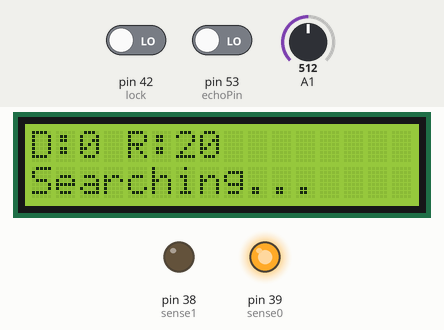
Bench run of a sketch on a simulated Arduino Mega 2560, built with avr-gcc and run on an emulated ATmega2560. Parts: 16×2 character LCD, output pins drawn as LEDs (lit = HIGH). The inputs (shaded band) are chosen by the test bench; at power-on: pin 42 (lock) LOW, A1 = 512, pin 53 (echoPin) LOW.

Above: at 1.6 s.
1.7 s: pin 42 (lock) driven HIGH
At 3.2 s:
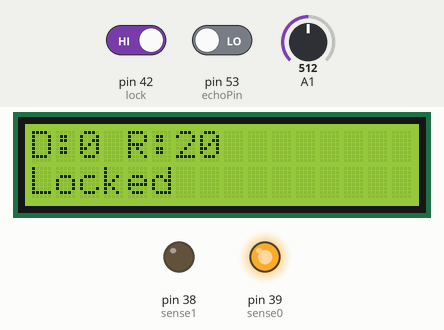
3.5 s: A1 set to 1015
5.2 s: A1 set to 1023
At 7.2 s:
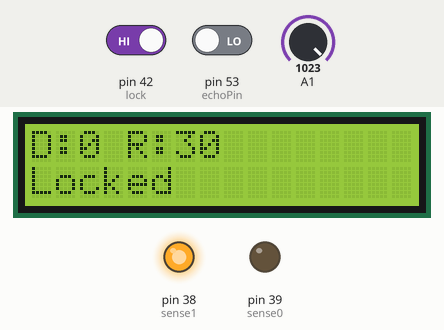
7.5 s: pin 42 (lock) driven LOW
At 9.0 s:
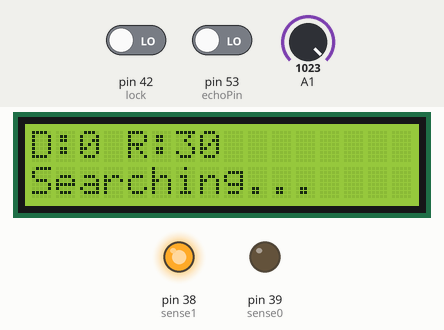
9.6 s: A1 set to 511
At 11.0 s:
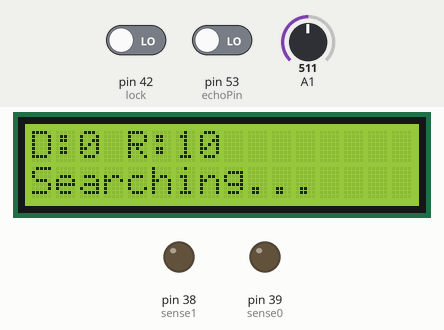
11.6 s: pin 42 (lock) driven HIGH
At 12.9 s:
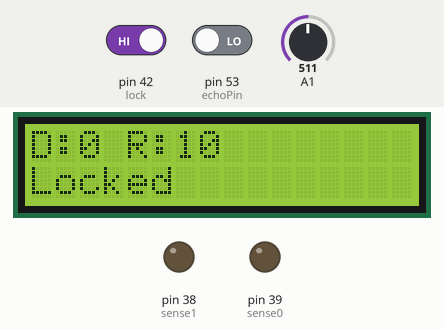
Timing chart, 0 to 14.6 s (numbered marks = the images above; inputs shaded):
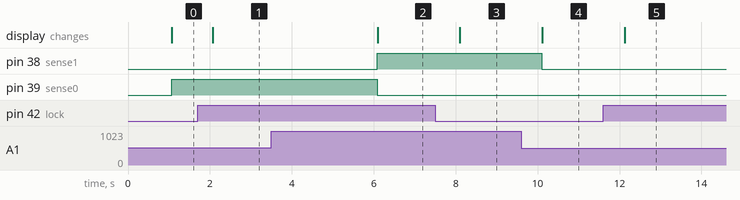

The sketch:

term_ardu.ino
```cpp
#include <LiquidCrystal.h>

// defines pins numbers
const int sense1 = 38;
const int sense0 = 39;
const int echoPin = 53;
const int lock = 42;

// defines variables
long duration;
int distance;
int range;
int sense;

LiquidCrystal lcd(8,9,4,5,6,7);
void setup() {
  pinMode(echoPin, INPUT);
  pinMode(sense1,OUTPUT);
  pinMode(sense0,OUTPUT);
  pinMode(A1,INPUT);
  lcd.begin(16,2);
}
void loop() {
  duration = pulseIn(echoPin, HIGH);
  distance= duration*0.034/2;

  sense = map (analogRead(A1),0,1023,0,2);
  if (sense == 2){
    range = 30;
    digitalWrite(sense1,HIGH);
    digitalWrite(sense0,LOW);
    }
  else if (sense == 1){
    range = 20;
    digitalWrite(sense1,LOW);
    digitalWrite(sense0,HIGH);
  }
  else{
    range = 10;
    digitalWrite(sense1,LOW);
    digitalWrite(sense0,LOW);
  }

  lcd.clear();
  lcd.setCursor(0,0);
  lcd.print("D:");
  lcd.print(distance);
  lcd.print(" R:");
  lcd.print(range);
  lcd.setCursor(0,1);


if(digitalRead(lock) == HIGH){
  lcd.print("Locked");}
  else{
  lcd.print("Searching...");
  }

}
```

Measured:
- the behaviour switches between 1022 and 1023 on A1 (found by bisection; images 1 and 2)
- after the input at 1.7 s, the display: changes after 0.37 s (image 1)
- after the input at 3.5 s, every drawn part: stays the same
- after the input at 5.2 s, pin 38 (sense1): LOW → HIGH after 0.89 s; pin 39 (sense0): HIGH → LOW after 0.89 s; the display: changes after 0.89 s (image 2)
- after the input at 7.5 s, the display: changes after 0.60 s (image 3)
- after the input at 9.6 s, pin 38 (sense1): HIGH → LOW after 0.51 s; the display: changes after 0.51 s (image 4)
- after the input at 11.6 s, the display: changes after 0.52 s (image 5)
